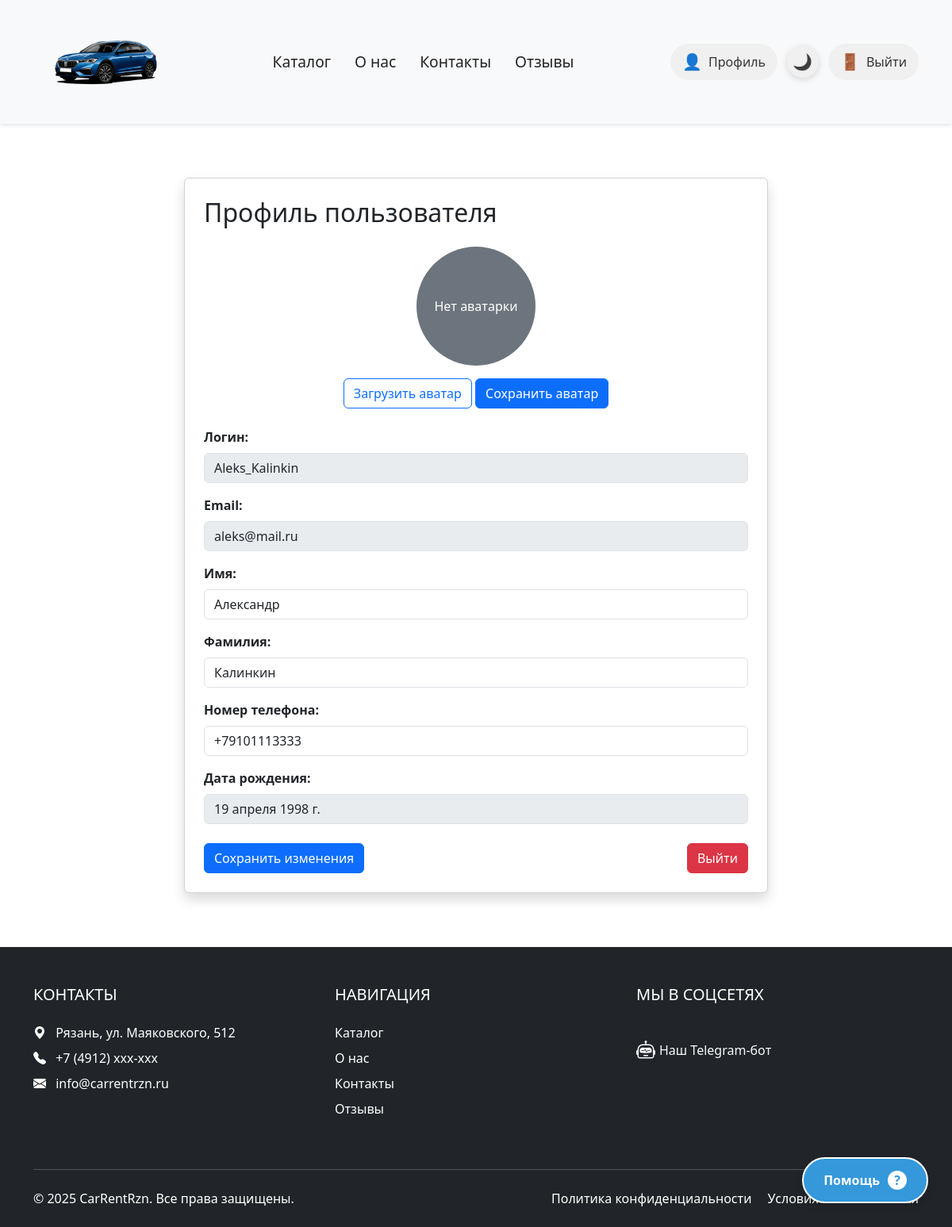
The page /users/profile (signed in) on the database its author committed.
### users/models.py (models this page shows)
class User(AbstractUser):
    image = models.ImageField(upload_to="users_images", blank=True)
    email = models.EmailField(
        unique=True,  # Уникальность на уровне БД
        error_messages={
            'unique': "Пользователь с таким email уже существует"
        }
    )
    phone_number = models.CharField(max_length=20, blank=True, null=True, unique=True,
                                    error_messages={
                                                    'unique': "Этот номер телефона уже зарегистрирован"
                                                    })  # Добавляем телефон
    birth_day = models.DateField(blank=True, null=True)  # Добавляем дату рождения

### users/views.py (the view)
# urls.py: path('profile', profile, name = "profile"),
def profile(request):
    return render(request, "users/profile.html", {'user': request.user})

### users/templates/users/profile.html (shortened to what this page needs)
{% extends 'cars/base.html' %}
{% block content %}
<div class="container py-5">
    <div class="row justify-content-center">
        <div class="col-md-8">
            <div class="card shadow">
                <div class="card-body p-4">
                    <h2 class="card-title mb-4">Профиль пользователя</h2>
                    <div class="text-center mb-4">
                        {% if user.avatar %}
                            <img src="{{ user.avatar.url }}" alt="Аватар" class="rounded-circle" width="150" height="150">
                        {% else %}
                            <div class="rounded-circle bg-secondary d-inline-flex align-items-center justify-content-center" style="width: 150px; height: 150px;">
                                <span class="text-white">Нет аватарки</span>
                            </div>
                        {% endif %}
                        <form method="post" enctype="multipart/form-data" class="mt-3">
                            <div class="form-group">
                                <label for="avatar" class="btn btn-outline-primary">Загрузить аватар</label>
                                <button type="submit" name="upload_avatar" class="btn btn-primary">Сохранить аватар</button>
                            </div>
                        </form>
                    </div>
                    <form method="post" enctype="multipart/form-data">
                        <div class="mb-3">
                            <label class="form-label"><strong>Логин:</strong></label>
                            <input type="text" class="form-control" value="{{ user.username }}" disabled>
                        </div>
                        <div class="mb-3">
                            <label class="form-label"><strong>Email:</strong></label>
                            <input type="email" class="form-control" value="{{ user.email }}" disabled>
                        </div>
                        <div class="mb-3">
                            <label for="first_name" class="form-label"><strong>Имя:</strong></label>
                            <input type="text" class="form-control" id="first_name" name="first_name" value="{{ user.first_name }}">
                        </div>
                        <div class="mb-3">
                            <label for="last_name" class="form-label"><strong>Фамилия:</strong></label>
                            <input type="text" class="form-control" id="last_name" name="last_name" value="{{ user.last_name }}">
                        </div>
                        <div class="mb-3">
                            <label for="phone_number" class="form-label"><strong>Номер телефона:</strong></label>
                            <input type="text" class="form-control" id="phone_number" name="phone_number" value="{{ user.phone_number|default:'' }}">
                        </div>
                        <div class="mb-3">
                            <label class="form-label"><strong>Дата рождения:</strong></label>
                            <input type="text" class="form-control" value="{{ user.birth_day|default:'Не указана' }}" disabled>
                        </div>
                        <div class="d-flex justify-content-between mt-4">
                            <button type="submit" class="btn btn-primary">Сохранить изменения</button>
                            <a href="{% url 'users:logout' %}" class="btn btn-danger">Выйти</a>
                        </div>
                    </form>
                </div>
            </div>
        </div>
    </div>
</div>
{% endblock %}

### static/css/index2.css (style rules this page uses)
:root { --bg-color: #ffffff; --text-color: #232222; --header-bg: #f8f9fa; --footer-bg: #343a40; --border-color: #e0e0e0; --primary-color: #3498db; --shadow-color: rgba(0, 0, 0, 0.1); --logo-color: #232222; --link-color: #f8f9fa; }
html { background-color: var(--bg-color); }
body { margin: 0; padding: 0; font-family: 'Arial', sans-serif; background-color: var(--bg-color); color: var(--text-color); transition: background-color 0.3s ease, color 0.3s ease; }
.container { width: 100%; max-width: 1200px; margin: 0 auto; padding: 0 15px; box-sizing: border-box; }

### cars/templates/cars/base.html (style rules this page uses)
html, body { height: 100%; margin: 0; padding: 0; }
body { display: flex; flex-direction: column; min-height: 100vh; }

### rows shown on the page
User: username "Aleks_Kalinkin", email "aleks@mail.ru", first_name "Александр", last_name "Калинкин", phone_number "+79101113333", birth_day "19 апреля 1998 г."
